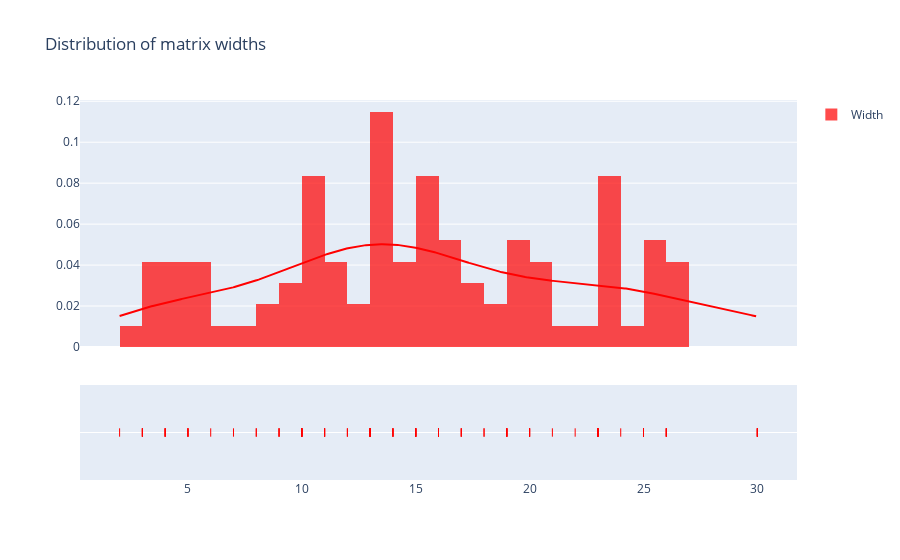

Notebook code cell kept with this figure:
### Code cell
fig = ff.create_distplot([widths], group_labels=["Width"], colors=["red"])
fig.update_layout(title_text="Distribution of matrix widths")

### Figure 1 — Plotly figure (JSON) as saved in the notebook; plotly's stock layout.template omitted (floating-point values rounded to 4 significant figures; data arrays with more than 128 entries replaced by an {"elided": "..."} marker saying what was removed)
{"data": [{"autobinx": false, "histnorm": "probability density", "legendgroup": "Width", "marker": {"color": "red"}, "name": "Width", "opacity": 0.7, "type": "histogram", "x": [2, 14, 20, 10, 30, 22, 3, 20, 13, 30, 30, 30, 17, 15, 13, 10, 4, 4, 25, 13, 15, 26, 14, 7, 11, 11, 8, 15, 18, 10, 14, 19, 23, 16, 3, 30, 17, 9, 26, 26, 13, 17, 15, 13, 25, 12, 15, 13, 15, 25, 12, 16, 25, 15, 23, 25, 3, 16, 13, 23, 13, 4, 30, 23, 26, 10, 10, 16, 9, 3, 19, 15, 11, 13, 16, 23, 10, 19, 4, 20, 20, 10, 5, 5, 10, 11, 14, 23, 23, 9, 13, 19, 18, 5, 21, 5, 8, 6, 30, 23, 19, 30, 24, 13], "xaxis": "x", "xbins": {"end": 30, "size": 1, "start": 2}, "yaxis": "y"}, {"legendgroup": "Width", "marker": {"color": "red"}, "mode": "lines", "name": "Width", "showlegend": false, "type": "scatter", "x": {"elided": "500 float values"}, "xaxis": "x", "y": {"elided": "500 float values"}, "yaxis": "y"}, {"legendgroup": "Width", "marker": {"color": "red", "symbol": "line-ns-open"}, "mode": "markers", "name": "Width", "showlegend": false, "type": "scatter", "x": [2, 14, 20, 10, 30, 22, 3, 20, 13, 30, 30, 30, 17, 15, 13, 10, 4, 4, 25, 13, 15, 26, 14, 7, 11, 11, 8, 15, 18, 10, 14, 19, 23, 16, 3, 30, 17, 9, 26, 26, 13, 17, 15, 13, 25, 12, 15, 13, 15, 25, 12, 16, 25, 15, 23, 25, 3, 16, 13, 23, 13, 4, 30, 23, 26, 10, 10, 16, 9, 3, 19, 15, 11, 13, 16, 23, 10, 19, 4, 20, 20, 10, 5, 5, 10, 11, 14, 23, 23, 9, 13, 19, 18, 5, 21, 5, 8, 6, 30, 23, 19, 30, 24, 13], "xaxis": "x", "y": ["Width", "Width", "Width", "Width", "Width", "Width", "Width", "Width", "Width", "Width", "Width", "Width", "Width", "Width", "Width", "Width", "Width", "Width", "Width", "Width", "Width", "Width", "Width", "Width", "Width", "Width", "Width", "Width", "Width", "Width", "Width", "Width", "Width", "Width", "Width", "Width", "Width", "Width", "Width", "Width", "Width", "Width", "Width", "Width", "Width", "Width", "Width", "Width", "Width", "Width", "Width", "Width", "Width", "Width", "Width", "Width", "Width", "Width", "Width", "Width", "Width", "Width", "Width", "Width", "Width", "Width", "Width", "Width", "Width", "Width", "Width", "Width", "Width", "Width", "Width", "Width", "Width", "Width", "Width", "Width", "Width", "Width", "Width", "Width", "Width", "Width", "Width", "Width", "Width", "Width", "Width", "Width", "Width", "Width", "Width", "Width", "Width", "Width", "Width", "Width", "Width", "Width", "Width", "Width"], "yaxis": "y2"}], "layout": {"barmode": "overlay", "hovermode": "closest", "legend": {"traceorder": "reversed"}, "title": {"text": "Distribution of matrix widths"}, "xaxis": {"anchor": "y2", "domain": [0, 1], "zeroline": false}, "yaxis": {"anchor": "free", "domain": [0.35, 1], "position": 0}, "yaxis2": {"anchor": "x", "domain": [0, 0.25], "dtick": 1, "showticklabels": false}}}
